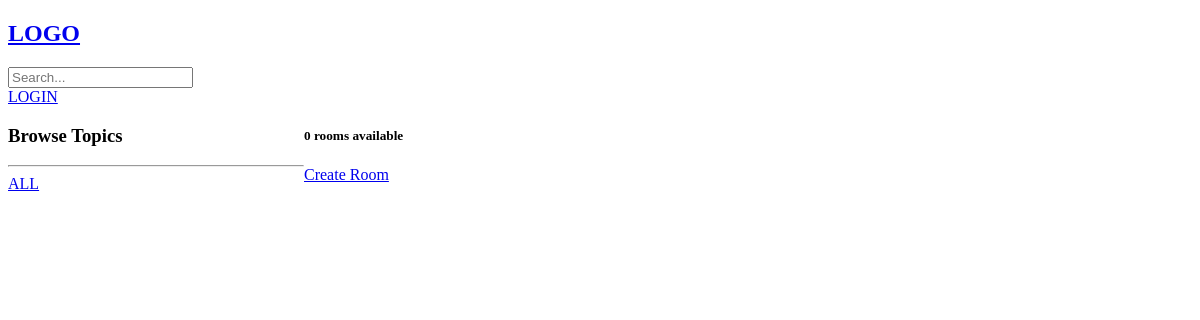
The app's page /, older data.
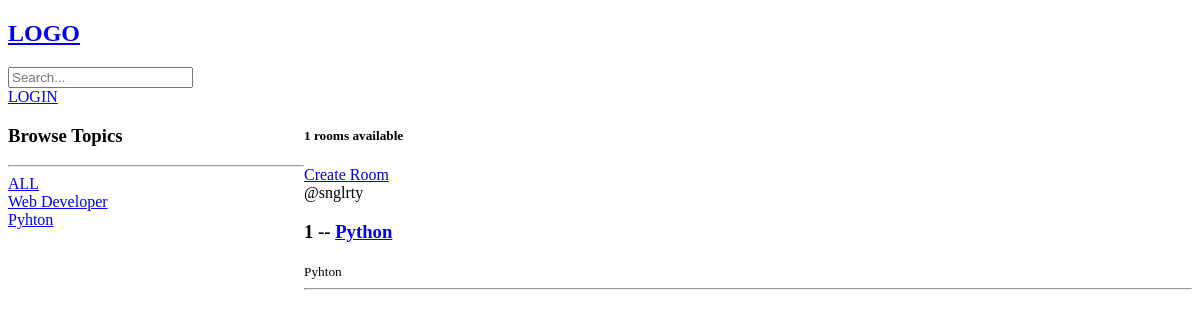
The same page, newer data.
### base/models.py (models this page shows, shortened)
class Topic(models.Model):
    name = models.CharField(max_length=200)

class Room(models.Model):
    host = models.ForeignKey(User, on_delete= models.SET_NULL, null= True)
    topic = models.ForeignKey(Topic, on_delete= models.SET_NULL, null= True)
    name = models.CharField(max_length=200)
    description = models.TextField(null=True, blank=True)
    updated = models.DateTimeField(auto_now= True)
    created = models.DateTimeField(auto_now_add= True)
    class Meta:
        ordering = ['-updated','-created']

### base/views.py (the view)
# urls.py: path('',home,name="home"),
def home(request):
    q = request.GET.get('q') if request.GET.get('q') != None else ''
    rooms = Room.objects.filter(
        Q(topic__name__icontains=q) |
        Q(name__icontains=q) |
        Q(description__icontains=q)
    )
    topics = Topic.objects.all()
    room_count = rooms.count()
    context = {'rooms' : rooms,'topics' : topics,'room_count':room_count}
    return render(request,'base/home.html',context)

### base/templates/base/home.html (shortened to what this page needs)
{%extends 'main.html'%}
{%block content%}
<div class="home-container">
    <div>
        <h3>Browse Topics</h3>
        <hr>
        <div>
            <a href="{% url 'home' %}">ALL</a>
        </div>
        {% for topic in topics %}
            <div>
                <a href="{% url 'home' %}?q={{topic.name}}">{{topic.name}}</a>
            </div>
        {% endfor   %}
    </div>
    <div>
        <h5>{{room_count}} rooms available</h5>
        <a href="{%url 'create-room'%}">Create Room</a>
        <div>
            {% for room in rooms %}
            <div>
                <span>@{{ room.host.username }}</span>
                <h3>{{room.id}} -- <a href="{% url 'room' room.id%}">{{room.name}}</a></h6>
                <small>{{ room.topic.name }}</small>
                <hr>
            </div>
            {%endfor%}
        </div>
    </div>
</div>
{%endblock%}

### templates/main.html (shortened to what this page needs)
<!DOCTYPE html>
<html lang="en">
<head>
</head>
<body>
    {%include 'navbar.html'%}
    {% block content %}
    {% endblock %}
</body>
</html>

### templates/navbar.html (shortened to what this page needs)
<!DOCTYPE html>
<html lang="en">
<head>
</head>
<body>
  <a href = "/"><h2>LOGO</h2></a>
  <form method="GET" action = "{% url 'home' %}">
    <input type="text" name="q" placeholder = "Search...">
  </form>
  {% if request.user.is_authenticated %}
    <p> HELLO , {{request.user}}</p>
    <form action="{% url 'logout' %}" method="post">
      {% csrf_token %}
    <button type="submit" class="btn btn-info">Logout</button>
</form>
  {% else %}
    <a href="{% url 'login' %}">LOGIN</a>
  {% endif %}
</body>
</html>

### base/templates/base/home.html (style rules this page uses)
.home-container { display: grid; grid-template-columns: 1fr 3fr; }

Row changes from the older to the newer data that the page shows:
added Topic: name "Web Developer"
added Topic: name "Pyhton"
added Room: host.username "snglrty", id "1", name "Python", topic.name "Pyhton"
Text that changed along with them:
{{ room_count }}: "0" → "1"
